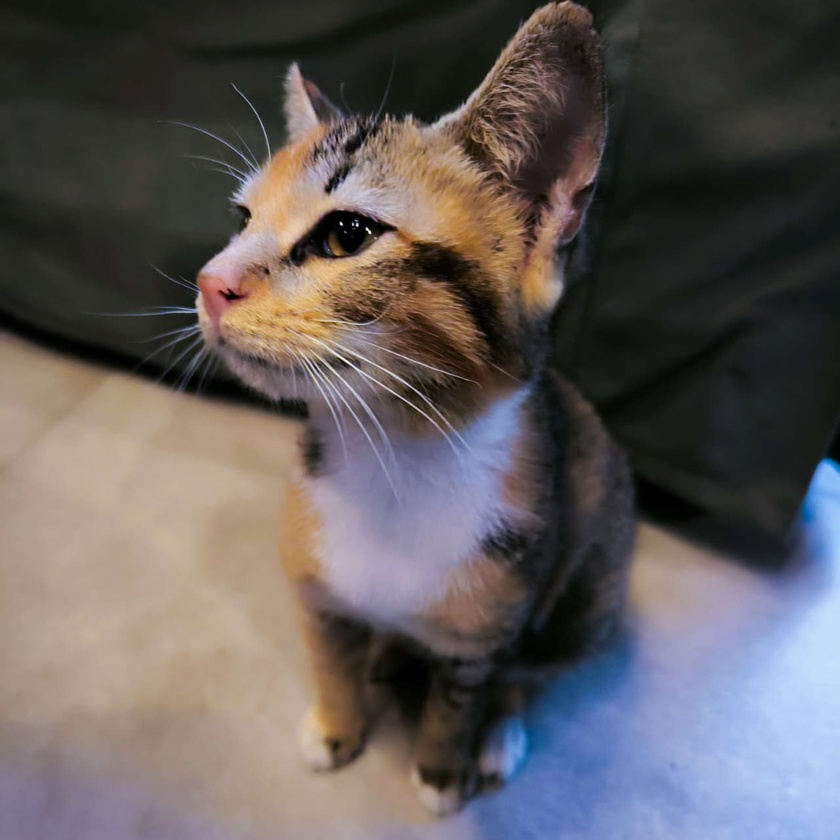
#> input picture image.jpg, 840 x 840 px, shrunk from 1280 x 1280 before the run
$ python praktikum.py
#> lines starting #> are read from the running program, lines starting #| are printed output that depends on the picture; after the words box and inside, x2 and y2 are one past the last pixel; in counts of white or black regions, pixels touching at a corner belong together
import cv2
import numpy as np

# Ganti 'image.jpg' dengan nama file gambar yang ingin dideteksi
gambar_path = 'image.jpg'
img = cv2.imread(gambar_path)
#> img is the input picture: shape (840, 840, 3); mean B, G, R 91, 91.3, 96.7
if img is None:
    print(f'Gambar tidak ditemukan: {gambar_path}')
    exit()

# Deteksi tepi dengan Canny
tepi = cv2.Canny(img, 100, 200)
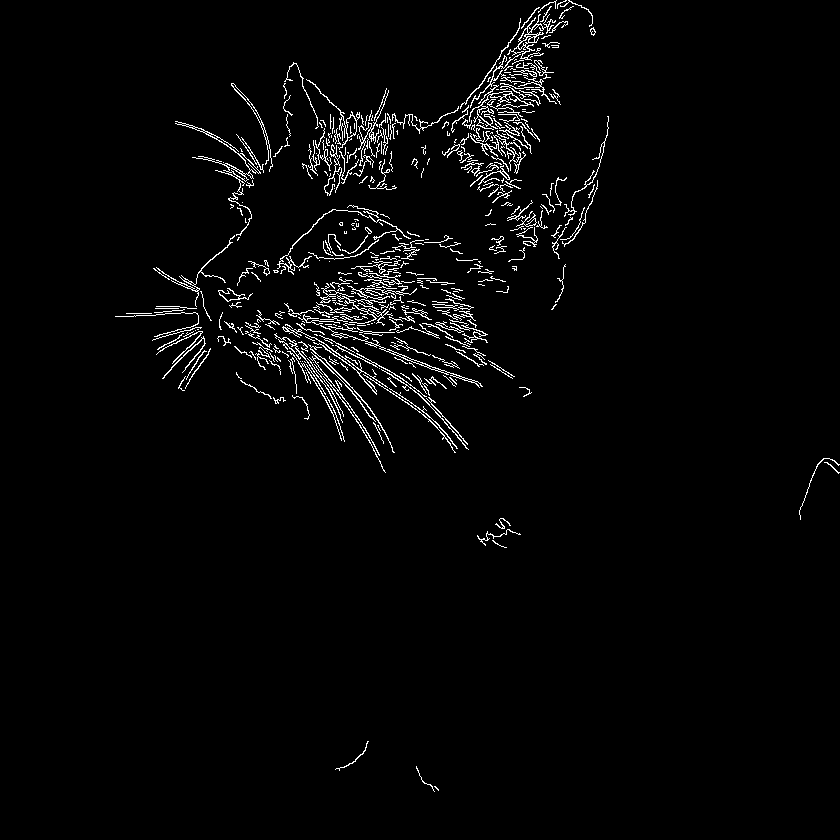
#> tepi: shape (840, 840); 2.5% white in thin lines or dots, all inside (x1, y1, x2, y2) = (115, 0, 840, 792)

# Tampilkan hasil
title = 'Hasil Deteksi Tepi'
cv2.imshow(title, tepi)
cv2.waitKey(0)
cv2.destroyAllWindows()
